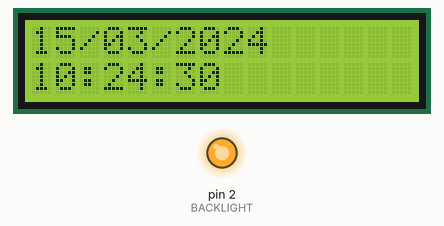
A sketch run on a simulated Arduino Uno, built with avr-gcc and run on an emulated ATmega328P. Parts: 16×2 character LCD, output pins drawn as LEDs (lit = HIGH). The local clock reads 2024-03-15 10:24:30 at power-on unless the sketch sets it; pins used as bus, display or sensor lines are not drawn.

Above: at 0.1 s.
At 4.1 s:
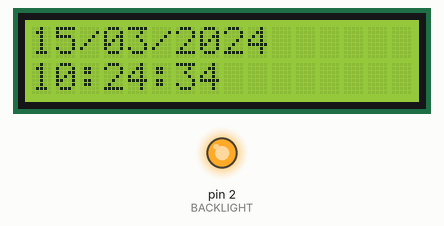
At 9.2 s:
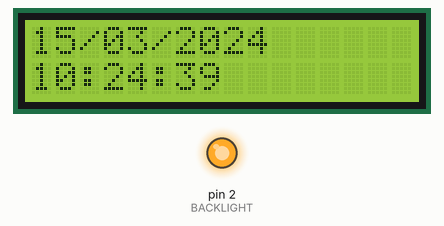
At 19.2 s:
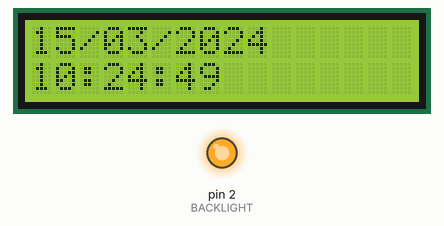
At 28.3 s:
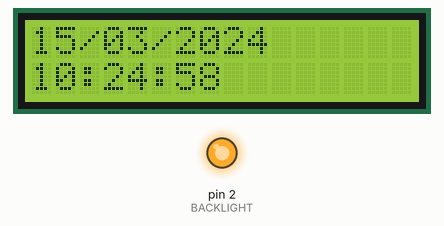
At 38.4 s:
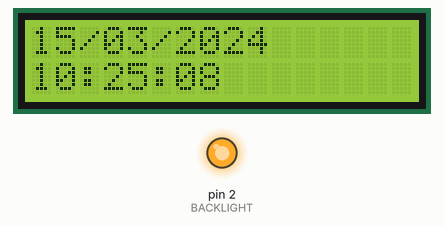

Measured:
- what the display in image 1 shows lasts 1.0 s, from 4.1 s to 5.1 s

The sketch:

solo_rtc.ino
```cpp
/*
 * RTC & LCD
 *
 * Autore: Mauro Alfieri
 * Tw: @mauroalfieri
 *
 * Web: https://www.mauroalfieri.it
 */

#include <Wire.h>
#include <RTClib.h>
#include <LiquidCrystal.h>

#define BACKLIGHT 2
#define CONTRAST  3

char buffer[11];

RTC_DS1307 RTC;
LiquidCrystal lcd(12, 11, 7, 6, 5, 4);

void setup () {
    pinMode( BACKLIGHT, OUTPUT );
    pinMode( CONTRAST, OUTPUT );
    digitalWrite( BACKLIGHT, HIGH );
    analogWrite( CONTRAST, 40 );

    Wire.begin();
    RTC.begin();
    lcd.begin(16, 2);


    if (! RTC.isrunning()) {
      RTC.adjust(DateTime(__DATE__, __TIME__));
    }
}

void loop () {

    DateTime now = RTC.now();
    lcd.clear();

    sprintf(buffer,  "%02d/%02d/%d", now.day(), now.month(), now.year());
    lcd.setCursor(0,0);
    lcd.print( buffer );

    char buffer[10] = "";

    sprintf(buffer,  "%02d:%02d:%02d", now.hour(), now.minute(), now.second());
    lcd.setCursor(0,1);
    lcd.print( buffer );

    delay(1000);
}
```
